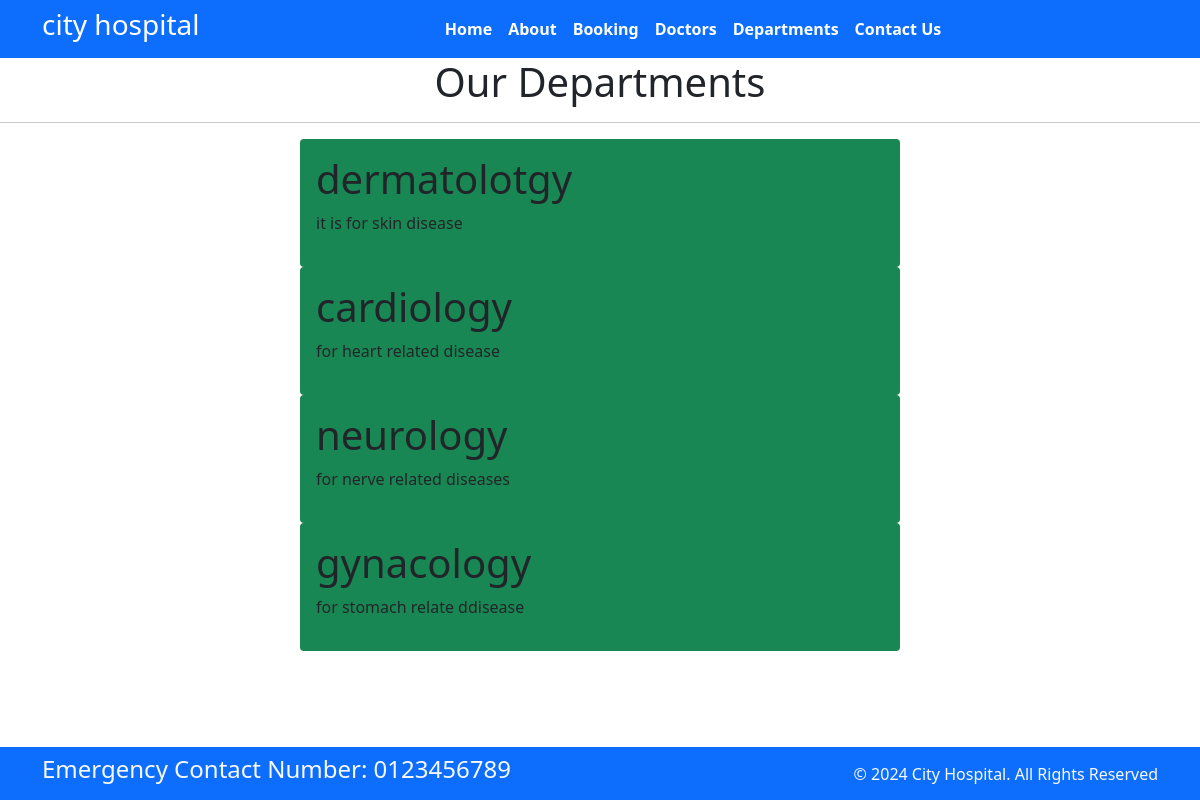
Screenshot of /department with the database file from the repository.
### home/models.py (models this page shows, shortened)
class Departments(models.Model):
    dep_name = models.CharField(max_length=100)
    dep_description = models.TextField()

### home/views.py (the view)
# urls.py: path('department', views.department,name='department'),
def department(request):
    dict_dept={
        'dept':Departments.objects.all()
    }
    return render(request,'department.html',dict_dept)

### templates/department.html (shortened to what this page needs)
{% extends 'base.html' %}
{% block content %}
<h1 class="text-center">Our Departments</h1>
<hr>
        {% for d in dept %}
        <div class="mx-auto w-50 bg-success text-center-white p-3 border-warning rounded">
            <h1>{{ d.dep_name }}</h1>
            <p>{{ d.dep_description }}</p>
        </div>
        {% endfor %}
{% endblock %}

### rows the page displays
Departments: dep_name "dermatolotgy", dep_description "it is for skin disease"
Departments: dep_name "cardiology", dep_description "for heart related disease"
Departments: dep_name "neurology", dep_description "for nerve related diseases"
Departments: dep_name "gynacology", dep_description "for stomach relate ddisease"
